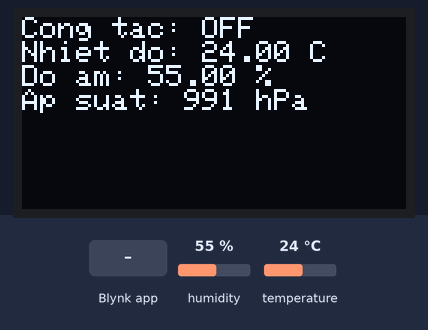
The program below on a simulated ESP32. Parts: 128×64 one-colour display. The inputs (shaded band) are chosen by the test bench; at power-on: humidity 55 %, temperature 24 °C. WiFi joins after 1.5 s; servers stay silent unless stated; random numbers use the default seed unless the program sets one; what the program prints to the serial monitor is not drawn.

Above: at 4.0 s.
4.1 s: Blynk app writes 1 to V0
At 5.8 s:
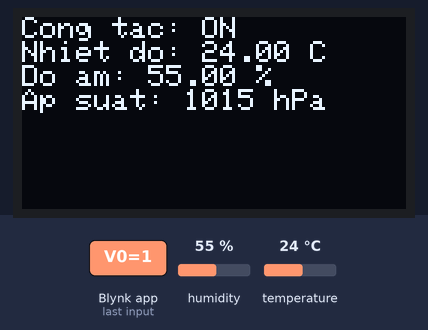
10.1 s: humidity set to 22 %
At 11.5 s:
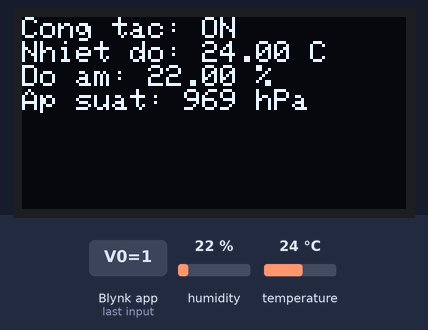
14.5 s: temperature set to 12 °C
At 15.8 s:
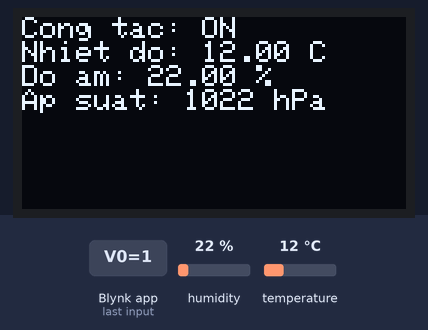
18.6 s: humidity set to 40 %
At 20.0 s:
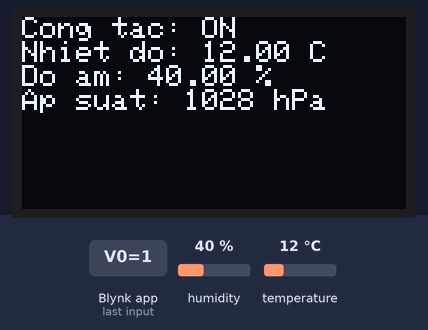
22.6 s: temperature set to 19 °C
At 24.2 s:
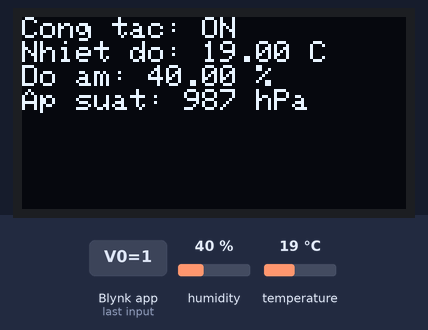
Timing chart, 0 to 25.7 s (numbered marks = the images above; inputs shaded):
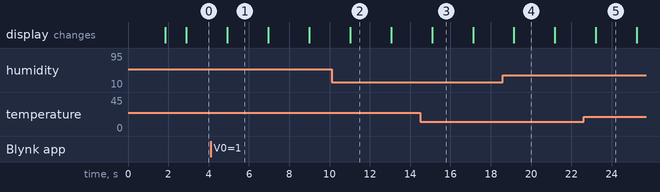

Measured:
- what the display in image 1 shows lasts 2.1 s, from 4.9 s to 7.0 s

The program:

main.cpp
```cpp
#include <Arduino.h>
#include <Wire.h>
#include <Adafruit_SSD1306.h>
#include <Adafruit_GFX.h>
#include <DHT.h>
#include <WiFi.h>

#define BLYNK_TEMPLATE_ID "TMPL65_Z2D4HM"
#define BLYNK_TEMPLATE_NAME "TramThoiTietMini"
#define BLYNK_AUTH_TOKEN "kEEi-ShHAHj4URy5mYmG0Pqp9dFxkULm"

#include <BlynkSimpleEsp32.h>

// Thông tin WiFi và Blynk
char ssid[] = "Wokwi-GUEST";
char pass[] = "";

#define DHTPIN 14
#define DHTTYPE DHT22
DHT dht(DHTPIN, DHTTYPE);

// OLED
#define SCREEN_WIDTH 128
#define SCREEN_HEIGHT 64
Adafruit_SSD1306 display(SCREEN_WIDTH, SCREEN_HEIGHT, &Wire, -1);

// Công tắc (từ Blynk V0)
bool congTac = false;
BLYNK_WRITE(V0) {
  congTac = param.asInt();
}

void setup() {
  Serial.begin(115200);
  dht.begin();

  Blynk.begin(BLYNK_AUTH_TOKEN, ssid, pass);

  if (!display.begin(SSD1306_SWITCHCAPVCC, 0x3C)) {
    Serial.println(F("Khong tim thay man hinh OLED!"));
    while (1);
  }

  display.clearDisplay();
  display.setTextSize(1);
  display.setTextColor(SSD1306_WHITE);
  display.setCursor(0, 0);
  display.println("Khoi dong...");
  display.display();
  delay(1000);
}

void loop() {
  Blynk.run();

  float temperature = dht.readTemperature();
  float humidity = dht.readHumidity();
  int pressure = random(950, 1051);  // hPa

  if (isnan(temperature) || isnan(humidity)) {
    Serial.println("Loi cam bien DHT22!");
    return;
  }

  Serial.print("Nhiet do: ");
  Serial.print(temperature);
  Serial.print("°C | Do am: ");
  Serial.print(humidity);
  Serial.print("% | Ap suat: ");
  Serial.print(pressure);
  Serial.println(" hPa");

  // Gửi dữ liệu đến Blynk
  Blynk.virtualWrite(V1, temperature);
  Blynk.virtualWrite(V2, humidity);
  Blynk.virtualWrite(V3, pressure);

  // Hiển thị OLED
  display.clearDisplay();
  display.setCursor(0, 0);
  display.print("Cong tac: ");
  display.println(congTac ? "ON" : "OFF");

  display.print("Nhiet do: ");
  display.print(temperature);
  display.println(" C");

  display.print("Do am: ");
  display.print(humidity);
  display.println(" %");

  display.print("Ap suat: ");
  display.print(pressure);
  display.println(" hPa");

  display.display();

  delay(2000);
}
```
